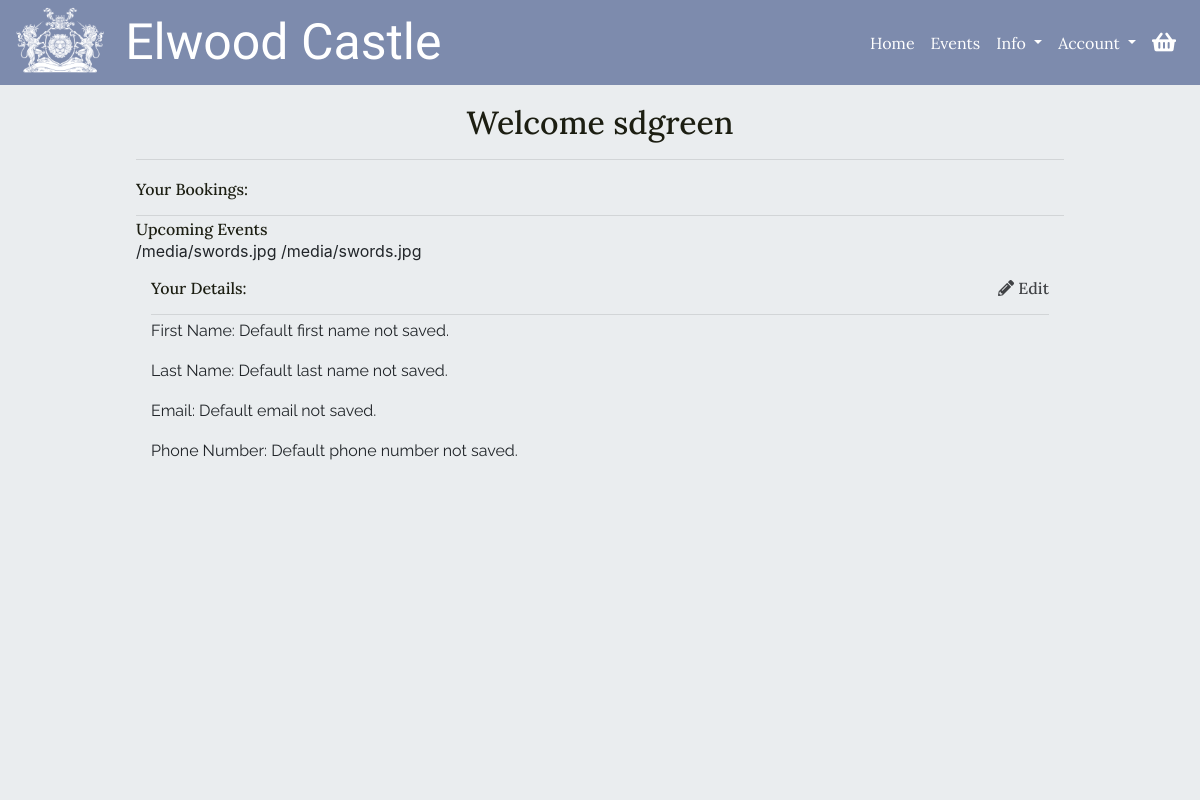
Page /user/home/ (signed in) on the earlier database version.
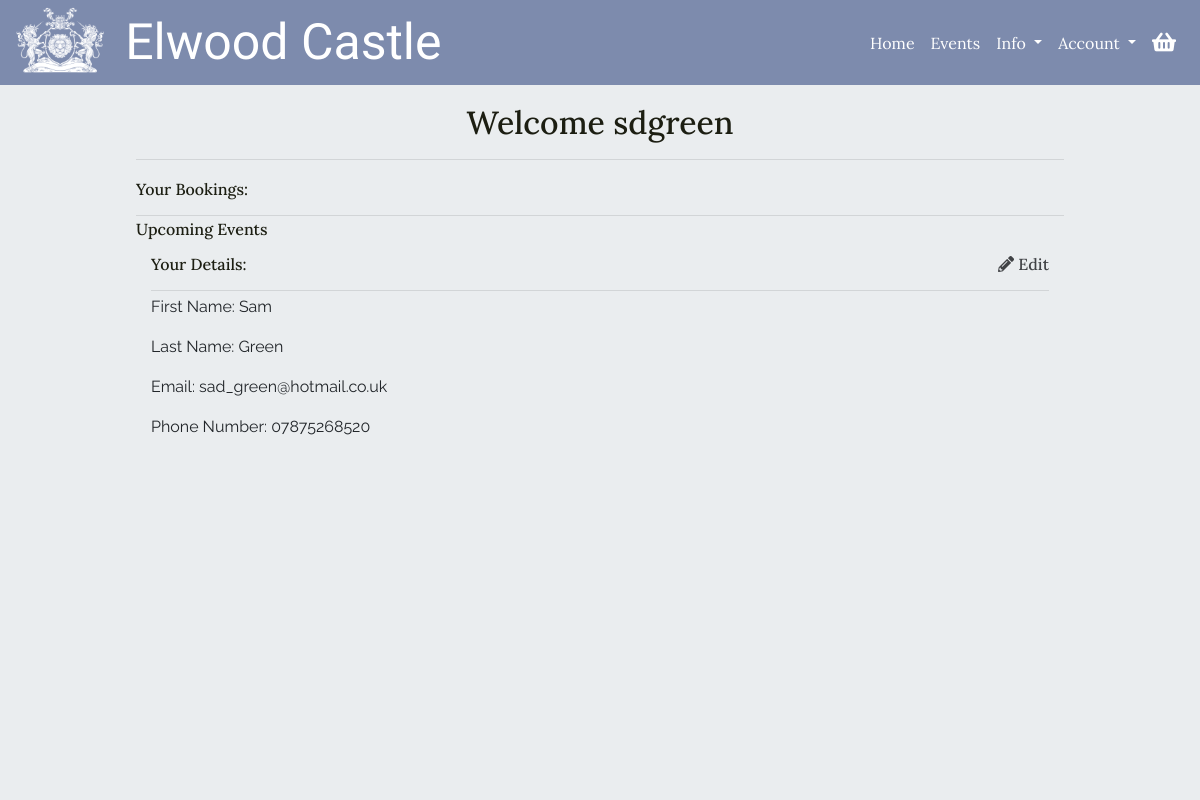
Same page on the later database version.
### checkout/models.py (models this page shows, shortened)
class EventBooking(models.Model):
    confirmation_number = models.CharField(max_length=32, null=False,
                                           editable=False)
    order = models.ForeignKey(Order, null=False, blank=False,
                              on_delete=models.CASCADE,
                              related_name='bookings')
    event = models.ForeignKey(Event, null=False, blank=False,
                              on_delete=models.CASCADE,)
    date = models.DateField(auto_now=False, auto_now_add=False,
                            null=False, blank=False)
    ticket_quantity = models.IntegerField()
    booking_total = models.DecimalField(max_digits=7, decimal_places=2,
                                        null=False, blank=False,
                                        editable=False, default=0)

### events/models.py (models this page shows, shortened)
class Event(models.Model):
    category = models.ForeignKey('Category', null=True, blank=True,
                                 on_delete=models.SET_NULL)
    name = models.CharField(max_length=254)
    description = models.TextField()
    price = models.DecimalField(max_digits=8, decimal_places=2, blank=False)
    start_time = models.TimeField()
    rating = models.DecimalField(max_digits=2, decimal_places=1, null=True,
                                 blank=True)
    day_ticket_limit = models.PositiveIntegerField(blank=False,
                                                   validators=[
                                                      MaxValueValidator(200)
                                                    ])
    supervision = models.BooleanField(default=True, null=True, blank=True)
    age_restricted = models.BooleanField(default=True, null=True, blank=False)
    image = models.ImageField(null=True, blank=True)

### user_account/models.py (models this page shows, shortened)
class UserAccount(models.Model):
    user = models.OneToOneField(User, on_delete=models.CASCADE)
    first_name = models.CharField(max_length=100, null=True, blank=True)
    last_name = models.CharField(max_length=200, null=True, blank=True)
    email = models.EmailField(max_length=200, null=True, blank=True)
    phone_number = models.CharField(max_length=20, null=True, blank=True)

### user_account/views.py (the view)
@login_required
def user_home(request):
    useraccount = None
    bookings = None
    try:
        useraccount = UserAccount.objects.get(user__username=request.user)
        bookings = EventBooking.objects.filter(order__user_account=useraccount).order_by('-date')
    except UserAccount.DoesNotExist:
        messages.error(request, """Sorry, we couldn't find your account
                                   information, please get in contact so we
                                   can fix this for you""")
        return redirect(reverse('events'))
    today = datetime.datetime.today()
    upcoming_bookings = bookings.filter(date__gte=today)
    past_bookings = bookings.filter(date__lt=today)
    context = {
        'useraccount': useraccount,
        'upcoming_bookings': upcoming_bookings,
        'past_bookings': past_bookings,
    }
    return render(request, 'user_account/user_home.html', context)

### basket/contexts.py (called while the page is built, shortened)
def basket_items(request):
    basket_items = []
    total = 0
    basket = request.session.get('basket', {})
    context = {
        'basket_items': basket_items,
        'total': total,
    }
    return context

### user_account/templates/user_account/user_home.html
{% extends 'base.html' %}
{% block content %}
<div class="color-overlay">
    <div class="container-fluid guttered p-3">
        <div class="row pt-1 mb-2">
            <div class="col-12 mb-2">
                <h2 class="heading-text color-title text-center ext-l mb-0">Welcome {{request.user}}</h2>
                <hr class="mb-1">
            </div>
        </div>
        <div class="row mt-1 mb-3">
            <div class="col-12">
                <h2 class="heading-text color-title text-m mb-0">Your Bookings:</h2>
                <hr class="mb-1">
            </div>
            <div class="col-12">
                <h2 class="heading-text color-title text-m mb-0">Upcoming Events</h2>
            </div>
            <div class="col-12">
                {% for booking in upcoming_bookings %}
                {{booking.event.image.url}}
                {% endfor %}
            </div>
        </div>
        <div class="col-12">
            <h2 class="heading-text color-title text-m mb-0">Your Details: <span class="text-link float-right"><i
                        class="fas fa-pencil-alt"></i> Edit</span></h2>
            <hr class="mb-1">
        </div>
        <div class="col-12 body-text">
            <p>First Name: {% if useraccount.first_name %}{{ useraccount.first_name }}{% else %}Default first
                name not saved.{% endif %}</p>
            <p>Last Name: {% if useraccount.last_name %}{{ useraccount.last_name }}{% else %}Default last name
                not saved.{% endif %}</p>
            <p>Email: {% if useraccount.email %}{{ useraccount.email }}{% else %}Default email not
                saved.{% endif %}</p>
            <p>Phone Number: {% if useraccount.phone_number %}{{ useraccount.phone_number }}{% else %}Default
                phone number not saved.{% endif %}</p>
        </div>
    </div>
</div>
</div>
{% endblock %}

### templates/base.html (shortened to what this page needs)
{% load static %}
<!DOCTYPE html>
<html lang="en">
<head>
    {% block core_css %}
    <link rel="stylesheet" href="https://cdn.jsdelivr.net/npm/bootstrap@4.5.3/dist/css/bootstrap.min.css"
>
    <link rel="stylesheet" href="https://use.fontawesome.com/releases/v5.15.1/css/all.css"
>
    <link rel="stylesheet" href="{% static 'css/style.css' %}" type="text/css">
    {% endblock %}
</head>
<body>
    <header class="fixed-top">
        <nav id="main-navbar" class="navbar navbar-expand-lg">
            <a class="navbar-brand" href="{% url 'index' %}">
                <img height="70px" src="{% static 'logos/navbar_logo.png' %}" alt="Elwood Logo">
                <span class="ml-3 logo-text text-xxl d-none d-lg-inline">Elwood Castle</span>
            </a>
            <ul class="nav order-lg-2 heading-text">
                <li class="nav-item my-auto dropdown">
                    <a class="dropdown-toggle nav-link" href="#" role="button" id="account-dropdownMenuLink"
                        data-toggle="dropdown" aria-haspopup="true" aria-expanded="false">
                        <span class="d-none d-lg-inline-block">Account</span>
                    </a>
                </li>
                <li class="nav-item">
                    <a class="nav-link" href="{% url 'view_basket' %}">
                        <i class="fas fa-shopping-basket fa-lg"></i>
                    </a>
                </li>
            </ul>
            <div class=" order-lg-1 collapse navbar-collapse" id="navbarText">
                <ul class="navbar-nav ml-auto heading-text">
                    <li class="nav-item active">
                        <a class="nav-link" href="{% url 'index' %}">Home <span class="sr-only">(current)</span></a>
                    </li>
                    <li class="nav-item">
                        <a class="nav-link" href="{% url 'events' %}">Events</a>
                    </li>
                    <li class="nav-item my-auto dropdown">
                        <a class="dropdown-toggle nav-link" href="#" role="button" id="info-dropdownMenuLink"
                            data-toggle="dropdown" aria-haspopup="true" aria-expanded="false">
                            Info
                        </a>
                    </li>
                </ul>
            </div>
        </nav>
    </header>
    <div id="banner">
    </div>
    <div id="block-content">
        {% block content %}
        {% endblock %}
</body>
</html>

### static/css/style.css (style rules this page uses)
.logo-text { font-family: 'IM Fell French Canon SC', serif; }
#allauth-content label, .datepicker-days th, .heading-text { font-family: 'Lora', serif; }
#allauth-content input, .datepicker-days td, .body-text { font-family: 'Raleway', sans-serif; }
.text-xxl { font-size: 2.5em; }
.text-m { font-size:1em; }
.navbar .dropdown-menu, header { background-color: #7D8BAD; }
.color-overlay, #block-content { background-color: #eaedef; }
#main-navbar i, button.navbar-toggler, #main-navbar a { color: white; }
.color-title { color: #1C1E12; }
::placeholder { color: #7D8BAD; }
.text-link { cursor: pointer; color: #404245; transition: color ease-in 0.25s; }
#main-navbar { padding: 0em 1em; }
button.navbar-toggler, #main-navbar ul>li>a { padding-right: .5rem; padding-left: .5rem; }
.navbar-brand { margin: 0; }
.navbar-brand>img { vertical-align: top; }
#block-content { height: calc(100vh - 84px); }
@media (min-width: 580px) { .guttered { width: 80%; } }
@media (min-width: 992px) { #banner { padding-top: 84.4px; } }

Differences in the rows shown:
removed EventBooking: event.image "/media/swords.jpg"
removed EventBooking: event.image "/media/swords.jpg"
now on this page (row edited): UserAccount: first_name "Sam", last_name "Green", email "sad_green@hotmail.co.uk", phone_number "07875268520"
Other differences:
text no longer shown: "Default first name not saved. Default last name not saved. Default email not saved. Default phone number not saved."
